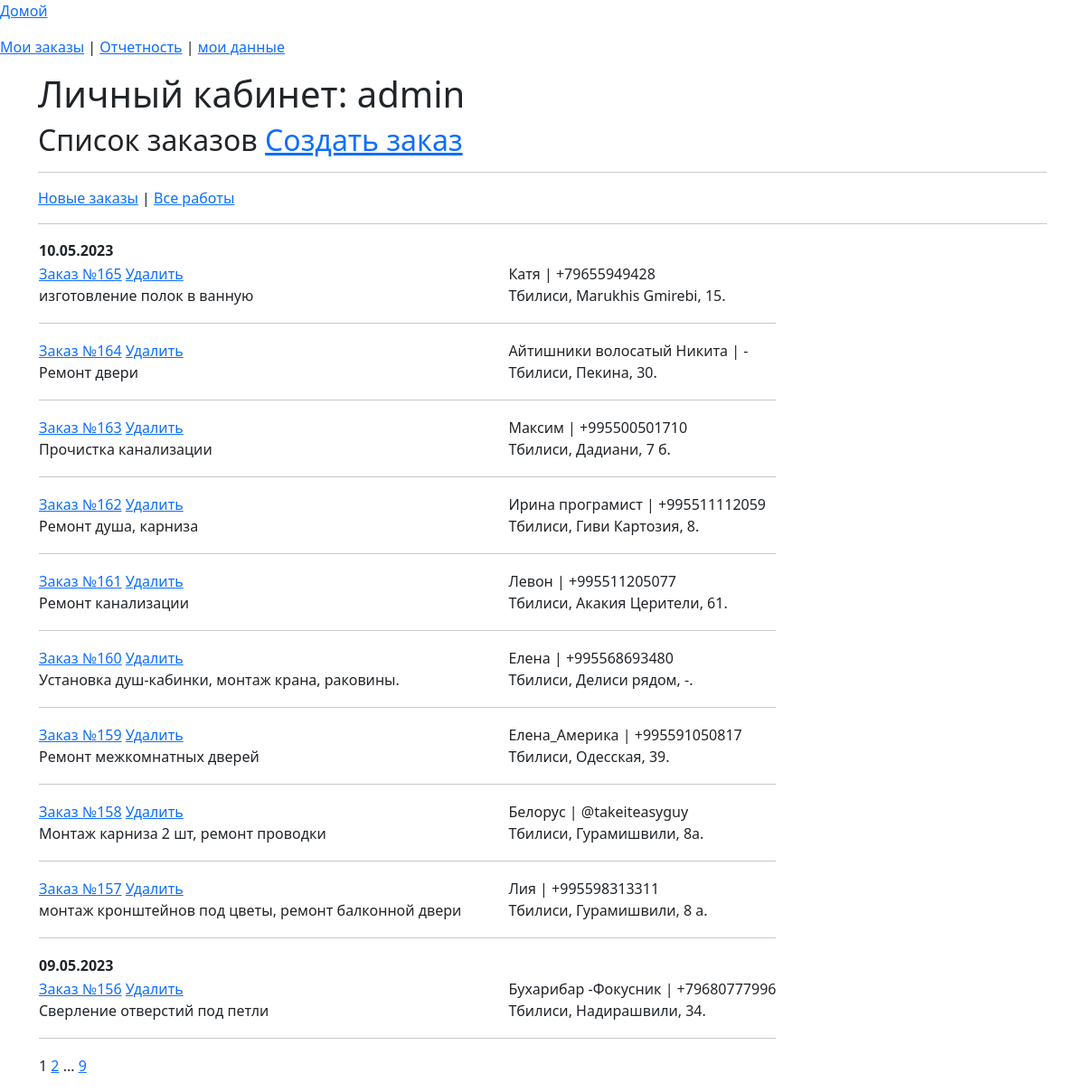
Page /list_order?end=end (signed in) on the committed database.
### app_site/models.py (models this page shows)
class OrderList(models.Model):
    time_in = models.DateTimeField(auto_now_add=True, verbose_name='Дата заказа')
    time_out = models.DateTimeField(null=True, blank=True, verbose_name='Дата выполнения')
    repairer_id = models.ForeignKey(User, on_delete=models.SET_NULL, null=True, blank=True,
                                    verbose_name='Мастер', default='', )
    price = models.DecimalField(decimal_places=2, max_digits=7, null=True, blank=True, verbose_name='Стоимость работ')
    text_order = models.CharField(max_length=1500, verbose_name='Описание проблемы', blank=True, null=True)
    customer_name = models.CharField(max_length=50, verbose_name='Ваше имя')
    customer_phone = models.CharField(max_length=16, verbose_name='Номер телефона')
    customer_code = models.CharField(max_length=16, verbose_name='Код организации', blank=True, null=True)
    address_city = models.CharField(max_length=2, choices=CITY_CHOICES, default='TB', null=True, blank=True,
                                    verbose_name='Город')
    order_status = models.CharField(max_length=3, choices=ORDER_STATUS, default='BEG', null=True, blank=True,
                                    verbose_name='Статус заказа')
    address_street_app = models.CharField(max_length=150, verbose_name='Улица', null=True, blank=True)
    address_num = models.CharField(max_length=10, verbose_name='Номер дома', null=True, blank=True)
    services = models.ManyToManyField('Service', through='Invoice')
    class Meta:
        verbose_name = 'Список заказов'
        verbose_name_plural = 'Список заказов'

### app_site/views.py (the view)
# urls.py: path('list_order', OrderManagementSystem.as_view(), name='list_order'),
class OrderManagementSystem(LoginRequiredMixin, ListView):
    model = OrderList
    context_object_name = 'order'
    template_name = 'order_list.html'
    paginate_by = 10
    def get_queryset(self):
        if self.request.GET.get('end') == 'end':
            self.queryset = OrderList.objects.filter(repairer_id=self.request.user)&\
                            OrderList.objects.filter(order_status='END')
        else:
            self.queryset = OrderList.objects.filter(repairer_id=self.request.user)&\
                            OrderList.objects.filter(order_status__in=['SND','RCV'])
        return self.queryset
    def get_context_data(self, **kwargs):
        context = super().get_context_data(**kwargs)
        context['form'] = OrderForm
        return context

### app_site/templatetags/custom_filters.py (called while the page is built)
@register.filter()
def choice_tag(value, A):
    try:
        if A == 'city':
            a = dict(CITY_CHOICES)
        elif A == 'status_order':
            a = dict(ORDER_STATUS)
        elif A == 'month':
            a = dict(MONTH)
        elif A == 'work_type':
            a = dict(WORK_CHOICES)
        return f'{a[value]}'
    except KeyError:
        return f''

### app_site/templatetags/custom_tags.py (called while the page is built)
@register.simple_tag(takes_context=True)
def url_replace(context, **kwargs):
    d = context['request'].GET.copy()
    for k, v in kwargs.items():
        d[k] = v
    return d.urlencode()

### templates/order_list.html (shortened to what this page needs)
{% extends 'flatpages/default_user.html' %}
{% load custom_filters %}
{% load custom_tags %}
{% block body %}
<h2>Список заказов <a href="#"  onclick="disp(document.getElementById('form'))" id="ggg">Создать заказ</a></h2>
<hr>
<a href="{% url 'list_order' %}">Новые заказы</a> | <a href="{% url 'list_order'%}?end=end">Все работы</a>
<hr>
<table id="head">
{% regroup order by time_in|date:"d.m.Y" as day %}
    {% for y in day reversed  %}
    <tr>
        <td  colspan="6">
            <b>{{ y.grouper }}</b>
        </td>
    <tr>
        {% for i in y.list reversed %}
                {% if i.order_status == 'SND' %}
                <tr id="row_{{ i.pk }}" bgcolor= "#DCDCDC">
                {% else %}
                <tr>
                {% endif %}
                <td>
                <a href="{% url 'invoice' i.pk %}" id="order_{{ i.pk }}">Заказ №{{ i.pk}}</a>
                <a href="{% url 'delete-order' i.pk %}" id="delete_{{ i.pk }}">Удалить</a><br>
                <span id="text_order_{{ i.pk }}">{{ i.text_order|truncatewords:7 }}</span>
            </td>
            <td width = 50></td>
            <td><span id="customer_name_{{ i.pk }}">{{ i.customer_name }}</span> |
                <span id="customer_phone_{{ i.pk }}">{{ i.customer_phone }}</span><br>
                <span id="city_{{ i.pk }}">{{ i.address_city|choice_tag:'city'}}</span>,
                <span id="street_app_{{ i.pk }}">{{ i.address_street_app }}</span>,
                <span id="num_{{ i.pk }}">{{ i.address_num }}</span>.
            </td>
            <tr><td colspan="3"><hr></td></tr>
            </tr>
        {% endfor %}
    {% endfor %}
<tr><td colspan="3">
            <p>
            {{ page_obj.number }}
            {% if page_obj.has_next %}
                <a href="?{% url_replace page=page_obj.next_page_number %}">{{ page_obj.next_page_number }}</a>
                {% if paginator.num_pages != page_obj.next_page_number %}
                    ...
                    <a href="?{% url_replace page=page_obj.paginator.num_pages %}">{{ page_obj.paginator.num_pages }}</a>
                {% endif %}
            {% endif %}
            </p>
</td></tr>
</table>
{% endblock body %}

### templates/flatpages/default_user.html (shortened to what this page needs)
{% load static %}
<!doctype html>
<html lang="en">
  <head>
    <link href="https://cdn.jsdelivr.net/npm/bootstrap@5.3.0/dist/css/bootstrap.min.css" rel="stylesheet">
  </head>
  <body>
<p><a href="{% url 'home' %}" id="ss">Домой</a></p>
<p><a href="{% url 'list_order' %}">Мои заказы</a> | <a href="{% url 'stat' %}">Отчетность</a> | <a href="{% url 'repaierman' request.user.id %}">мои данные</a></p>
<div class="container">
<h1 class="test">Личный кабинет: {{ user.username }}</h1>
{% block body %}
{% endblock body%}
</div>
  </body>
</html>

### rows in the picture
OrderList: pk "165", text_order "изготовление полок в ванную", customer_name "Катя", customer_phone "+79655949428", address_city|choice_tag "Тбилиси", address_street_app "Marukhis Gmirebi", address_num "15"
OrderList: pk "164", text_order "Ремонт двери", customer_name "Айтишники волосатый Никита", customer_phone "-", address_city|choice_tag "Тбилиси", address_street_app "Пекина", address_num "30"
OrderList: pk "163", text_order "Прочистка канализации", customer_name "Максим", customer_phone "+995500501710", address_city|choice_tag "Тбилиси", address_street_app "Дадиани", address_num "7 б"
OrderList: pk "162", text_order "Ремонт душа, карниза", customer_name "Ирина програмист", customer_phone "+995511112059", address_city|choice_tag "Тбилиси", address_street_app "Гиви Картозия", address_num "8"
OrderList: pk "161", text_order "Ремонт канализации", customer_name "Левон", customer_phone "+995511205077", address_city|choice_tag "Тбилиси", address_street_app "Акакия Церители", address_num "61"
OrderList: pk "160", text_order "Установка душ-кабинки, монтаж крана, раковины.", customer_name "Елена", customer_phone "+995568693480", address_city|choice_tag "Тбилиси", address_street_app "Делиси рядом", address_num "-"
OrderList: pk "159", text_order "Ремонт межкомнатных дверей", customer_name "Елена_Америка", customer_phone "+995591050817", address_city|choice_tag "Тбилиси", address_street_app "Одесская", address_num "39"
OrderList: pk "158", text_order "Монтаж карниза 2 шт, ремонт проводки", customer_name "Белорус", customer_phone "@takeiteasyguy", address_city|choice_tag "Тбилиси", address_street_app "Гурамишвили", address_num "8а"
OrderList: pk "157", text_order "монтаж кронштейнов под цветы, ремонт балконной двери", customer_name "Лия", customer_phone "+995598313311", address_city|choice_tag "Тбилиси", address_street_app "Гурамишвили", address_num "8 а"
OrderList: pk "156", text_order "Сверление отверстий под петли", customer_name "Бухарибар -Фокусник", customer_phone "+79680777996", address_city|choice_tag "Тбилиси", address_street_app "Надирашвили", address_num "34"

### other values in the picture
{{ user.username }} "admin"
{{ y.grouper }} "10.05.2023" "09.05.2023"
{{ page_obj.number }} "1"
{{ page_obj.next_page_number }} "2"
{{ page_obj.paginator.num_pages }} "9"
